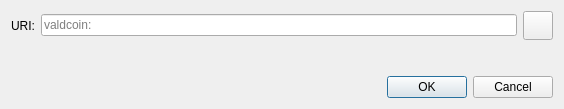
<?xml version="1.0" encoding="UTF-8"?>
<ui version="4.0">
 <class>OpenURIDialog</class>
 <widget class="QDialog" name="OpenURIDialog">
  <property name="geometry">
   <rect>
    <x>0</x>
    <y>0</y>
    <width>564</width>
    <height>109</height>
   </rect>
  </property>
  <property name="windowTitle">
   <string>Open valdcoin URI</string>
  </property>
  <layout class="QVBoxLayout" name="verticalLayout">
   <item>
    <layout class="QHBoxLayout" name="horizontalLayout">
     <item>
      <widget class="QLabel" name="label">
       <property name="text">
        <string>URI:</string>
       </property>
      </widget>
     </item>
     <item>
      <widget class="QValidatedLineEdit" name="uriEdit">
       <property name="placeholderText">
        <string notr="true">valdcoin:</string>
       </property>
      </widget>
     </item>
     <item>
      <widget class="QToolButton" name="pasteButton">
       <property name="toolTip">
        <string extracomment="Tooltip text for button that allows you to paste an address that is in your clipboard.">Paste address from clipboard</string>
       </property>
       <property name="text">
        <string/>
       </property>
       <property name="icon">
        <iconset resource="../valdcoin.qrc">
         <normaloff>:/icons/editpaste</normaloff>:/icons/editpaste
        </iconset>
       </property>
       <property name="iconSize">
        <size>
         <width>22</width>
         <height>22</height>
        </size>
       </property>
      </widget>
     </item>
    </layout>
   </item>
   <item>
    <spacer name="verticalSpacer">
     <property name="orientation">
      <enum>Qt::Vertical</enum>
     </property>
     <property name="sizeHint" stdset="0">
      <size>
       <width>20</width>
       <height>40</height>
      </size>
     </property>
    </spacer>
   </item>
   <item>
    <widget class="QDialogButtonBox" name="buttonBox">
     <property name="orientation">
      <enum>Qt::Horizontal</enum>
     </property>
     <property name="standardButtons">
      <set>QDialogButtonBox::Cancel|QDialogButtonBox::Ok</set>
     </property>
    </widget>
   </item>
  </layout>
 </widget>
 <customwidgets>
  <customwidget>
   <class>QValidatedLineEdit</class>
   <extends>QLineEdit</extends>
   <header>qt/qvalidatedlineedit.h</header>
  </customwidget>
 </customwidgets>
 <resources/>
 <connections>
  <connection>
   <sender>buttonBox</sender>
   <signal>accepted()</signal>
   <receiver>OpenURIDialog</receiver>
   <slot>accept()</slot>
   <hints>
    <hint type="sourcelabel">
     <x>248</x>
     <y>254</y>
    </hint>
    <hint type="destinationlabel">
     <x>157</x>
     <y>274</y>
    </hint>
   </hints>
  </connection>
  <connection>
   <sender>buttonBox</sender>
   <signal>rejected()</signal>
   <receiver>OpenURIDialog</receiver>
   <slot>reject()</slot>
   <hints>
    <hint type="sourcelabel">
     <x>316</x>
     <y>260</y>
    </hint>
    <hint type="destinationlabel">
     <x>286</x>
     <y>274</y>
    </hint>
   </hints>
  </connection>
 </connections>
</ui>
